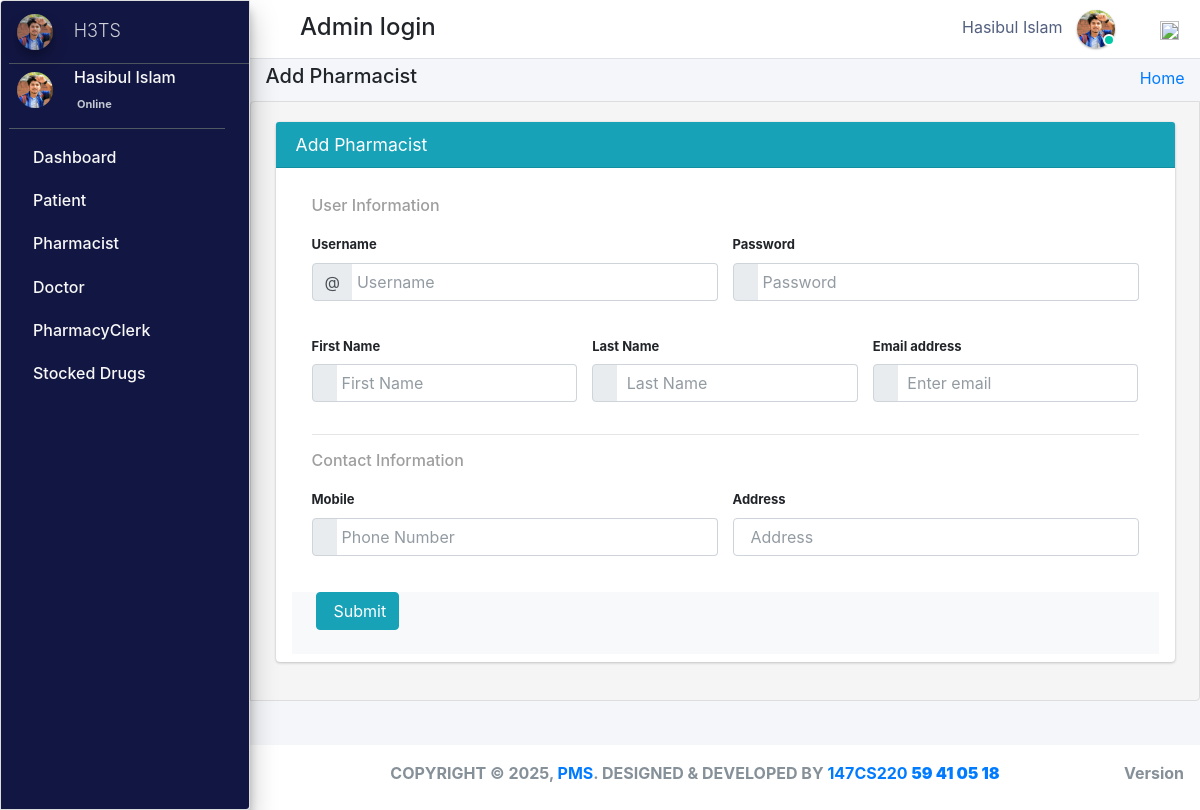
Screenshot of /admin_user/add_pharmacist/ (signed in) with the database file from the repository.
### pharmacy/models.py (models this page shows, shortened)
class CustomUser(AbstractUser):
    groups = models.ManyToManyField(
        'auth.Group',
        related_name='customuser_groups',  # Updated related_name to avoid clash
        blank=True,
        help_text='The groups this user belongs to. A user will get all permissions granted to each of their groups.',
        verbose_name='groups'
    )
    user_permissions = models.ManyToManyField(
        'auth.Permission',
        related_name='customuser_user_permissions',  # Updated related_name to avoid clash
        blank=True,
        help_text='Specific permissions for this user.',
        verbose_name='user permissions'
    )
    user_type_data = ((1, "AdminHOD"), (2, "Pharmacist"), (3, "Doctor"), (4, "PharmacyClerk"),(5, "Patients"))
    user_type = models.CharField(default=1, choices=user_type_data, max_length=10)

class AdminHOD(models.Model):
    gender_category=(
        ('Male','Male'),
        ('Female','Female'),
    )
    admin = models.OneToOneField(CustomUser,null=True, on_delete = models.CASCADE)
    emp_no= models.CharField(max_length=100,null=True,blank=True)
    gender=models.CharField(max_length=100,null=True,choices=gender_category)
    mobile=models.CharField(max_length=10,null=True,blank=True)
    address=models.CharField(max_length=300,null=True,blank=True)
    profile_pic=models.ImageField(default="admin.png",null=True,blank=True)
    created_at = models.DateTimeField(auto_now_add=True)
    updated_at = models.DateTimeField(auto_now=True)
    date_employed=models.DateTimeField(auto_now_add=True, auto_now=False)
    objects = models.Manager()

### pharmacy/HODViews.py (the view, shortened to what this page needs)
# urls.py: path('admin_user/add_pharmacist/',HODViews.createPharmacist,name='add_pharmacist'),
@login_required
def createPharmacist(request):
    context={
    "title":"Add Pharmacist"
    }
    return render(request,'hod_templates/pharmacist_form.html',context)

### pharmacy/LoginCheckMiddleWare.py (called while the page is built, shortened)
    def process_view(self, request, view_func, view_args, view_kwargs):
        modulename = view_func.__module__
        user = request.user
        if user.is_authenticated:
            if user.user_type == "1":
                if modulename == "pharmacy.HODViews":
                    pass
                elif modulename == "":
                    pass
                elif modulename == "pharmacy.views" or modulename == "django.views.static":
                    pass
                else:
                    pass
            else:
                return redirect("login")

### pharmacy/templates/hod_templates/pharmacist_form.html (shortened to what this page needs)
{% extends 'hod_templates/base_template.html'%} {% block page_title %}
<h5>{{title}}</h5>
{% endblock page_title %} {% block main_content %}
<section class="content">
    <div class="row">
        <div class="col-md-12 px-4">
            <div class="card card-info">
                <div class="card-header ">
                    <h3 class="card-title ">{{title}}</h3>
                </div>
                <form method="POST" style="font-size:13px;" class='px-3 py-2'>
                    <div class="card-body deco">
                        <h5>User Information</h5>
                        <div class="row">
                            <div class="col-md-6">
                                <div class="form-group">
                                    <label>Username</label>
                                    <div class="input-group">
                                        <span class="input-group-prepend">
								<span class="input-group-text">@</span>
                                        </span>
                                        <input type="text" class="form-control" name="username" placeholder="Username" id="id_username">
                                    </div>
                                </div>
                            </div>
                            <div class="col-md-6">
                                <div class="form-group">
                                    <label>Password</label>
                                    <div class="input-group">
                                        <span class="input-group-prepend">
								<span class="input-group-text">
								</span>
                                        </span>
                                        <input type="password" class="form-control" name="password" placeholder="Password">
                                    </div>
                                </div>
                            </div>
                        </div>
                        <div class="row">
                            <div class="col-md-4">
                                <div class="form-group">
                                    <label>First Name</label>
                                    <div class="input-group">
                                        <span class="input-group-prepend">
								<span class="input-group-text">
								</span>
                                        </span>
                                        <input type="text" class="form-control" name="first_name" placeholder="First Name">
                                    </div>
                                </div>
                            </div>
                            <div class="col-md-4">
                                <div class="form-group">
                                    <label>Last Name</label>
                                    <div class="input-group">
                                        <span class="input-group-prepend">
								<span class="input-group-text">
								</span>
                                        </span>
                                        <input type="text" class="form-control" name="last_name" placeholder=" Last Name">
                                    </div>
                                </div>
                            </div>
                            <div class="col-md-4">
                                <div class="form-group">
                                    <label>Email address</label>
                                    <div class="input-group">
                                        <span class="input-group-prepend">
								<span class="input-group-text">
								</span>
                                        </span>
                                        <input type="email" class="form-control" name="email" placeholder=" Enter email" id="id_email">
                                    </div>
                                </div>
                            </div>
                        </div>
                        <hr>
                        <h5>Contact Information</h5>
                        <div class="row">
                            <div class="col-md-6">
                                <div class="form-group">
                                    <label>Mobile</label>
                                    <div class="input-group">
                                        <span class="input-group-prepend">
								<span class="input-group-text">
								</span>
                                        </span>
                                        <input type="text" class="form-control" name="mobile" placeholder="Phone Number">
                                    </div>
                                </div>
                            </div>
                            <div class="col-md-6">
                                <div class="form-group">
                                    <label>Address</label>
                                    <input type="text" class="form-control" name="address" placeholder="Address">
                                </div>
                            </div>
                        </div>
                    </div>
                    <div class="bg-light">
                        <input type="button" class="btn btn-info ml-4 mb-4" data-toggle="modal" data-target=".bd-example-modal-sm" value="Submit">
                </form>
                </div>
            </div>
        </div>
</section>
{% endblock main_content %}

### pharmacy/templates/hod_templates/base_template.html (shortened to what this page needs)
{% extends 'base_file.html' %} {% block htm %}
<body class="hold-transition sidebar-mini layout-fixed">
    <div class="wrapper">
        <nav class="main-header navbar navbar-expand navbar-white navbar-light">
            <ul class="navbar-nav">
                <li class="nav-item">
                    <a class="nav-link" data-widget="pushmenu" href="#" role="button"></a>
                </li>
            </ul>
            <h4 style="margin-left: 10px; margin-top: 5px;">Admin login </h4>
            <ul class="navbar-nav ml-auto">
                <li class="mx-3">
                    <a href="#" class="sm-submenu-with-image a">
                        <span>{{user.first_name}}  {{user.last_name}}</span>
                        <img src="{{request.user.adminhod.profile_pic.url}}" class="img-circle elevation-1" width="38" height="38" alt="">
                        <span class="avatar-status avatar-sm-status avatar-status-success"></span>
                    </a>
                </li>
                <li class="nav-item dropdown ml-3 low">
                    <a href="#" class="btn btn-outlined btn-black text-muted bg-transparent " data-toggle="dropdown" aria-expanded="false" data-wow-delay="0.7s"><img src="https://img.icons8.com/ios/50/000000/settings.png" width="19" height="19">
                    </a>
                </li>
            </ul>
        </nav>
        {% include 'hod_templates/sidebar.html'%}
        <div class="content-wrapper">
            <div class="content-header">
                <div class="container-fluid">
                    <div class="row ">
                        <div class="col-sm-6">
                            <h1 class="m-0 text-dark">
                                {% block page_title %} {% endblock page_title %}
                            </h1>
                        </div>
                        <div class="col-sm-6 ">
                            <ol class="breadcrumb float-sm-right">
                                <li class="breadcrumb-item"><a href="">Home</a></li>
                            </ol>
                        </div>
                    </div>
                </div>
            </div>
            {% block main_content %} {% endblock main_content %}
        </div>
        {% include 'hod_templates/footer.html'%}
    </div>
    {% endblock htm %}

### pharmacy/templates/hod_templates/sidebar.html (shortened to what this page needs)
<aside class="main-sidebar sidebar-dark-primary elevation-4">
    <a href="" class="brand-link ml-2">
        <img src="{{request.user.adminhod.profile_pic.url}}" alt="" width="36" height="36" class=" img-circle elevation-3" style="opacity: .8">
        <span class="brand-text font-weight-light mt-1 ml-3 mmust">H3TS</span>
    </a>
    <div class="sidebar">
        <div class="user-panel mr-3">
            <div class="pull-left image sm-submenu-with-image a ml-2 ">
                <img src="{{request.user.adminhod.profile_pic.url}}" class="img-circle mt-2" width="36" height="36" alt="User Image">
            </div>
            <div class="pull-left info">
                <p>{{user.first_name}} {{user.last_name}}</p>
                <a href="#"> Online</a>
            </div>
        </div>
        <nav class="mt-2">
            <ul class="nav nav-pills nav-sidebar flex-column" data-widget="treeview" role="menu" data-accordion="false">
                <li class="nav-item">
                    <a href="{% url  'admin_dashboard' %}" class="nav-link">
                        <p>
                            Dashboard
                        </p>
                    </a>
                </li>
                <li class="nav-item">
                    <a href="#" class="nav-link">
                        <p>
                            Patient
                        </p>
                    </a>
                </li>
                <li class="nav-item">
                    <a href="#" class="nav-link">
                        <p>
                            Pharmacist
                        </p>
                    </a>
                </li>
                <li class="nav-item">
                    <a href="#" class="nav-link">
                        <p>
                            Doctor
                        </p>
                    </a>
                </li>
                <li class="nav-item">
                    <a href="#" class="nav-link">
                        <p>
                            PharmacyClerk
                        </p>
                    </a>
                </li>
                <li class="nav-item">
                    <a href="#" class="nav-link">
                        <p>
                            Stocked Drugs
                        </p>
                    </a>
                </li>
            </ul>
        </nav>
    </div>
</aside>

### static/css/main.css (style rules this page uses)
html { font-family: sans-serif; line-height: 1.15; -webkit-text-size-adjust: 100%; -webkit-tap-highlight-color: transparent; }
body { overflow-y: hidden; overflow-x: hidden; font-family: -apple-system, BlinkMacSystemFont, "Segoe UI", Roboto, "Helvetica Neue", Arial, "Noto Sans", sans-serif, "Apple Color Emoji", "Segoe UI Emoji", "Segoe UI Symbol", "Noto Color Emoji" !important; }
.content { background-color: #f5f5f5; border: 1px solid #dddddd; border-radius: 4px 0px 4px 0px; left: -1px; padding: 10px 7px 5px; }
.main-sidebar { background: #ffffff; border: 1px solid #dddddd; border-radius: 4px 0px 4px 0px; font-weight: bold; }
.content { height: 75vh; overflow-y: scroll; overflow-x: hidden; }
.content .row { margin-top: 20px !important; }
.main-sidebar { background-color: #121642 !important; color: white !important; }
.main-sidebar p { color: #f8f8f8 !important; font-weight: 500 !important }
.avatar-status { position: absolute; bottom: 12px; right: 75.4px; display: -ms-inline-flexbox; display: inline-flex; -ms-flex-negative: 0; flex-shrink: 0; -ms-flex-pack: center; justify-content: center; -ms-flex-align: center; align-items: center; white-space: nowrap; text-align: center; vertical-align: baseline; font-weight: 600; border: .125rem solid #fff; width: 12px; height: 12px; line-height: 1; font-size: .71094rem; border-radius: 50%; }
.avatar-status-success { color: #fff; background-color: #00c9a7; }
.pull-left { float: left; }
.pull-left { float: left!important; }
.user-panel>.info { padding: 5px 5px 5px 15px; line-height: 1; position: absolute; left: 55px; }
.user-panel>.info>p { font-weight: 600; margin-bottom: 9px; }
p { margin: 0 0 10px; }
.user-panel { padding-bottom: 20px; }
.user-panel:after { clear: both; }
.user-panel:before, .user-panel:after { content: " "; display: table; }
.user-panel>.info>a { text-decoration: none; padding-right: 5px; margin-top: 3px; font-size: 11px; overflow: hidden; white-space: nowrap; }
.mmust { overflow: hidden; white-space: nowrap; font-size: 18px; }
.mb-4, .my-4 { margin-bottom: 1rem !important; }
.container-fluid { width: 100%; padding-right: 15px; padding-left: 15px; margin-right: auto; margin-left: auto; }
.row { display: flex; flex-wrap: wrap; margin-right: -15px; margin-left: -15px; }
.pl-4, .px-4 { padding-left: 1rem !important; }
.pr-4, .px-4 { padding-right: 1rem !important; }
input { text-indent: 5px !important; }
input::placeholder { text-indent: 5px !important; }
.deco h5 { color: rgb(158, 158, 158); font-size: 16px !important; }
.img-circle { border-radius: 50%; }
.content-wrapper .content-header { padding: 5px 0.5rem !important; }

### static/css/profile.css (style rules this page uses)
li { list-style-type: none ! }
.form-control { font-size: .875rem; }
.input-group { transition: all .15s ease; border-radius: .375rem; box-shadow: none; }
.input-group .form-control { box-shadow: none; }
.input-group .form-control:not(:first-child) { padding-left: 0; border-left: 0; }
.input-group-text { transition: all .2s cubic-bezier(.68, -.55, .265, 1.55); }
.navbar-nav span { color: #525f7f !important; margin-right: 10px !important; }
body { font-family: 'Rubik', sans-serif; height: 100% !important; }
input { text-indent: 5px !important; }
input::placeholder { text-indent: 5px !important; }
.deco h5 { color: rgb(158, 158, 158); font-size: 16px !important; }

### rows the page displays
CustomUser: first_name "Hasibul", last_name "Islam", user.adminhod.profile_pic (picture)

### other values shown
{{ title }} "Add Pharmacist"
